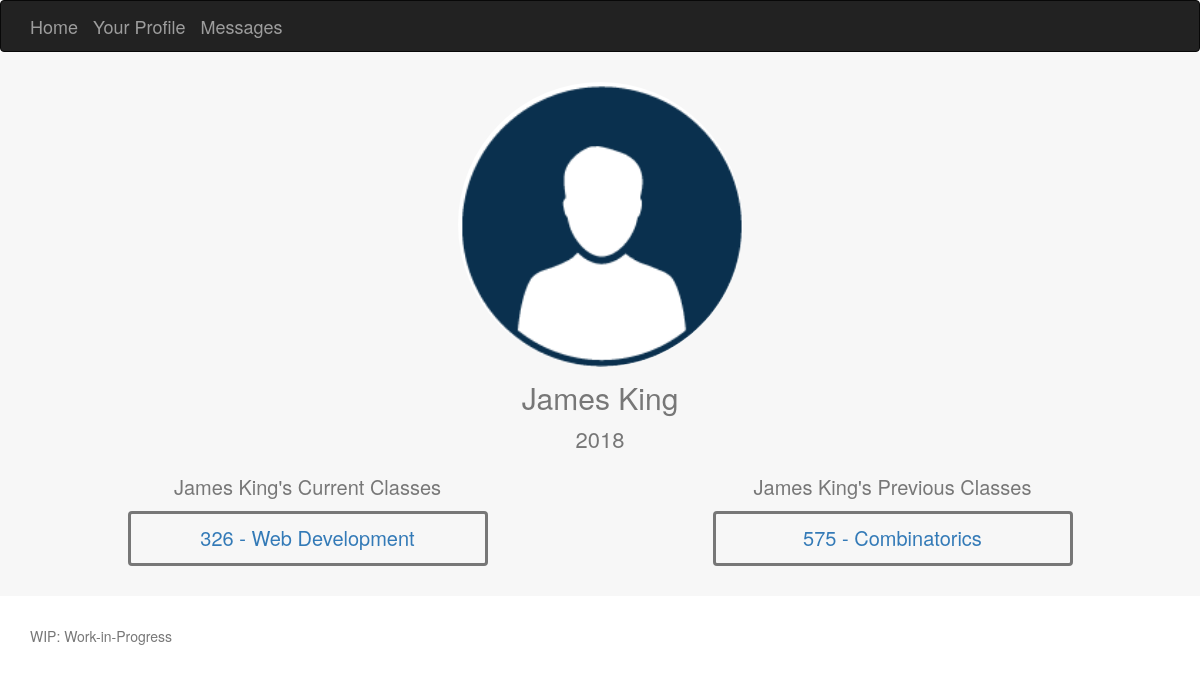
Before: /Tibl/myprofile/1 with the older database file.
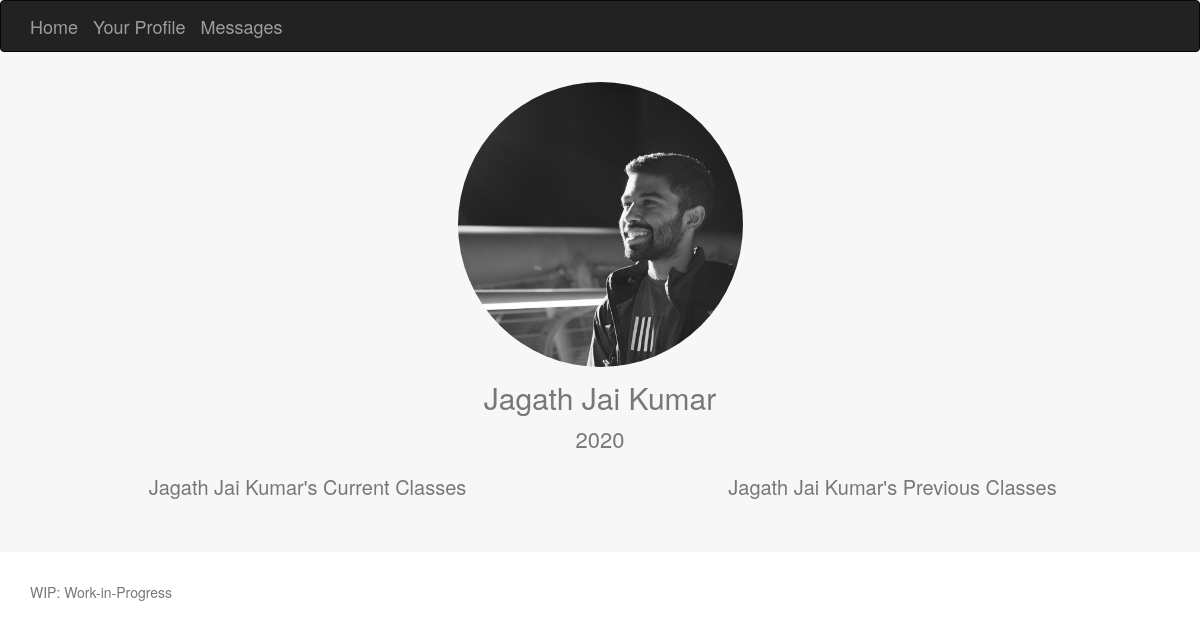
After: the same page with the newer database file.
### Tibl/models.py (models this page shows, shortened)
class Student(models.Model):
	full_name = models.CharField(max_length=60)
	grad_year = models.IntegerField()
	profile_picture = models.ImageField(upload_to="profile_pictures")

class Section(models.Model):
	year = models.IntegerField()
	season_enum = (
		('F', 'Fall'),
		('Sp', 'Spring'),
		('W', 'Winter'),
		('Su', 'Summer'),
	)
	season = models.CharField(max_length=2, choices=season_enum, null=True)
	teachers = models.ManyToManyField('Teacher')
	students = models.ManyToManyField('Student')
	course = models.ForeignKey('Course', on_delete=models.SET_NULL, null=True)

class Course(models.Model):
	department = models.ForeignKey('Department', on_delete=models.SET_NULL, null=True)
	name = models.CharField(max_length=200, null=True)
	number = models.CharField(max_length=10)

### Tibl/views.py (the view)
# urls.py: path('myprofile/<int:profile_id>', views.myprofile, name='myprofile'),
def myprofile(request, profile_id):
    student = Student.objects.get(id = profile_id)
    sections = Section.objects.filter(students__id__exact=profile_id)
    return render(
        request,
        'myprofile.html',
        context={'student':student, 'sections':sections}
    )

### Tibl/templates/myprofile.html
{% extends "base_generic.html" %}
{% block content %}
	{% load static %}
 	<link rel="stylesheet" href="{% static 'css/myprofile.css' %}">
    <div class="album text-muted">
      <div class="container">
      	{% load static %}
        <img class="profile-image" src="{% static student.profile_picture.url %}" alt="pic1">
        <p class="profile-title"> {{ student.full_name }} </p>
        <p class="profile-subheading">{{ student.grad_year }}</p>
        <div class="row">
          <div class="col-md-4 col-sm-offset-1">
            <p class="class-list-title">{{ student.full_name }}'s Current Classes</p>
            {% for section in sections %}
            	{% if section.season == "Sp" %}
	            	<div class="class-card">
	              		<a href="{% url 'class' section.id %}" class="card-text">{{ section.course.number }} - {{ section.course.name }}</a>
	            	</div>
	            {% endif %}
			{% endfor %}
          </div>
          <div class="col-md-4 col-sm-offset-2">
            <p class="class-list-title">{{ student.full_name }}'s Previous Classes</p>
            {% for section in sections %}
            	{% if section.season != "Sp" %}
	            	<div class="class-card">
	              		<a href="{% url 'class' section.id %}" class="card-text">{{ section.course.number }} - {{ section.course.name }}</a>
	            	</div>
	            {% endif %}
			{% endfor %}
          </div>
        </div>
      </div>
    </div>
{% endblock %}

Changed rows visible on the page:
no longer on this page (row edited): Section: course.number "326", course.name "Web Development"
no longer on this page (row edited): Section: course.number "575", course.name "Combinatorics"
changed Student: profile_picture: a different picture; full_name "James King" → "Jagath Jai Kumar"; grad_year "2018" → "2020"
